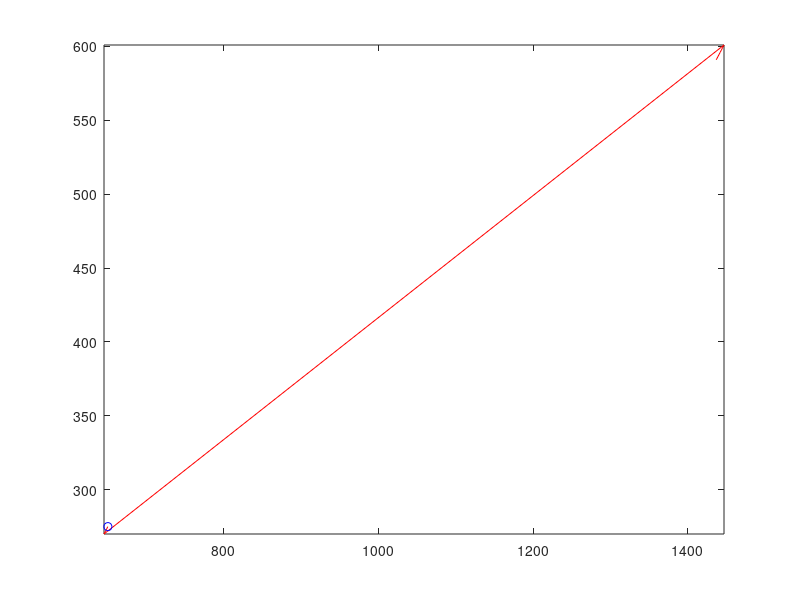

The MATLAB source for this figure:
clear;
clf;
%ask user for the speed (choose greater than 1m/s for now)
prompt = 'Speed value: ';
v = input(prompt);

%ask user for the speed (choose greater than 1m/s for now)
prompt = 'Number of steps: ';
N = input(prompt);

%initialize variables
x=zeros(1450); % x and y set the size of the map
y=zeros(750);
d=[1 1]; % unitary vector for direction, set at (1,1) at the beginning
K=zeros(1000);
plot_data=zeros(N,2);


% Initial position
posX=0;
posY=0;


for K = 1:N
    
    if (posX-v>0) && (posX+v<1450) && (posY-v>0) && (posY+v<750) %check if it is within the bounds
        posX=posX+d(1)*v; %increase the position multiplying the versor with the speed
        posY=posY+d(2)*v;
    else % if it's out of bounds, "reroll" the dice for position in the map
        posX = round(1450*rand(1)); 
        posY = round(750*rand(1));
    end
    
   plot_data(K,1)=posX;
   plot_data(K,2)=posY;
   
    if (rand(1)<=0.05)  %chech the 5% chaces of changing direction every second
        
        % if we are changing direction, roll a dice to set the direcion
        % versor for each of the 8 possible directions:
        %  (-1,1)| (0,1)  | (1,1)
        % -------------------
        %  (-1,0)|   X    | (1,0)
        % -------------------
        % (-1,-1)| (0,-1) | (1,-1)
    
        n = 8*rand(1);
        
        if n<=1 
            d=[-1 -1];
        elseif (n>1)&&(n<=2)
            d=[0 -1];
        elseif (n>2)&&(n<=3)
            d=[1 -1];
        elseif (n>3)&&(n<=4)
            d=[-1 0];
        elseif (n>4)&&(n<=5)
            d=[1 0];
        elseif (n>5)&&(n<=6)
            d=[-1 1];
        elseif (n>6)&&(n<=7)
            d=[0 1];
        elseif (n>7)&&(n<=8)
            d=[1 1];
        end
    end  
end

comet(plot_data(:,1), plot_data(:,2));
